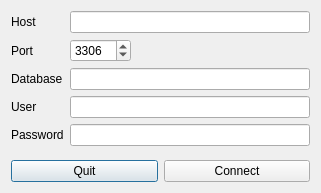
<?xml version="1.0" encoding="UTF-8"?>
<ui version="4.0">
 <class>DbDialog</class>
 <widget class="QDialog" name="DbDialog">
  <property name="geometry">
   <rect>
    <x>0</x>
    <y>0</y>
    <width>321</width>
    <height>193</height>
   </rect>
  </property>
  <property name="windowTitle">
   <string>Database Connection</string>
  </property>
  <layout class="QGridLayout" name="gridLayout">
   <item row="1" column="0">
    <widget class="QPushButton" name="quitButton">
     <property name="text">
      <string>Quit</string>
     </property>
    </widget>
   </item>
   <item row="1" column="1">
    <widget class="QPushButton" name="connectButton">
     <property name="text">
      <string>Connect</string>
     </property>
    </widget>
   </item>
   <item row="0" column="0" colspan="2">
    <layout class="QFormLayout" name="formLayout">
     <property name="fieldGrowthPolicy">
      <enum>QFormLayout::AllNonFixedFieldsGrow</enum>
     </property>
     <item row="0" column="0">
      <widget class="QLabel" name="hostnameLabel">
       <property name="text">
        <string>Host</string>
       </property>
      </widget>
     </item>
     <item row="0" column="1">
      <widget class="QLineEdit" name="hostnameEdit"/>
     </item>
     <item row="1" column="0">
      <widget class="QLabel" name="portLabel">
       <property name="text">
        <string>Port</string>
       </property>
      </widget>
     </item>
     <item row="1" column="1">
      <widget class="QSpinBox" name="portEdit">
       <property name="sizePolicy">
        <sizepolicy hsizetype="Maximum" vsizetype="Fixed">
         <horstretch>0</horstretch>
         <verstretch>0</verstretch>
        </sizepolicy>
       </property>
       <property name="minimum">
        <number>1</number>
       </property>
       <property name="maximum">
        <number>65535</number>
       </property>
       <property name="value">
        <number>3306</number>
       </property>
      </widget>
     </item>
     <item row="2" column="1">
      <widget class="QLineEdit" name="dbnameEdit"/>
     </item>
     <item row="2" column="0">
      <widget class="QLabel" name="dbnameLabel">
       <property name="text">
        <string>Database</string>
       </property>
      </widget>
     </item>
     <item row="3" column="0">
      <widget class="QLabel" name="usernameLabel">
       <property name="text">
        <string>User</string>
       </property>
      </widget>
     </item>
     <item row="3" column="1">
      <widget class="QLineEdit" name="usernameEdit"/>
     </item>
     <item row="4" column="0">
      <widget class="QLabel" name="passwordLabel">
       <property name="text">
        <string>Password</string>
       </property>
      </widget>
     </item>
     <item row="4" column="1">
      <widget class="QLineEdit" name="passwordEdit">
       <property name="echoMode">
        <enum>QLineEdit::Password</enum>
       </property>
      </widget>
     </item>
    </layout>
   </item>
  </layout>
 </widget>
 <tabstops>
  <tabstop>hostnameEdit</tabstop>
  <tabstop>portEdit</tabstop>
  <tabstop>dbnameEdit</tabstop>
  <tabstop>usernameEdit</tabstop>
  <tabstop>passwordEdit</tabstop>
  <tabstop>connectButton</tabstop>
  <tabstop>quitButton</tabstop>
 </tabstops>
 <resources/>
 <connections>
  <connection>
   <sender>connectButton</sender>
   <signal>clicked()</signal>
   <receiver>DbDialog</receiver>
   <slot>connect()</slot>
   <hints>
    <hint type="sourcelabel">
     <x>237</x>
     <y>172</y>
    </hint>
    <hint type="destinationlabel">
     <x>160</x>
     <y>96</y>
    </hint>
   </hints>
  </connection>
  <connection>
   <sender>quitButton</sender>
   <signal>clicked()</signal>
   <receiver>DbDialog</receiver>
   <slot>quit()</slot>
   <hints>
    <hint type="sourcelabel">
     <x>83</x>
     <y>172</y>
    </hint>
    <hint type="destinationlabel">
     <x>160</x>
     <y>96</y>
    </hint>
   </hints>
  </connection>
 </connections>
 <slots>
  <slot>connect()</slot>
  <slot>quit()</slot>
 </slots>
</ui>
